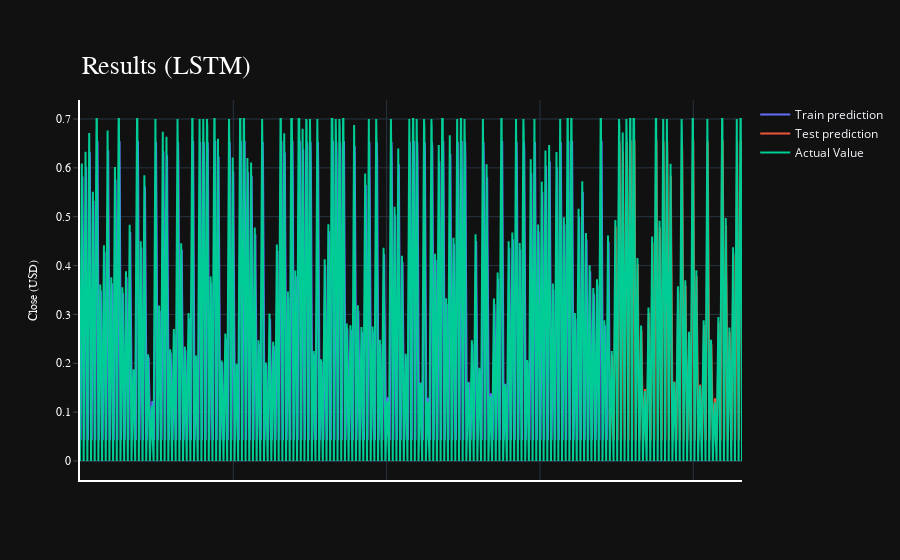

Notebook cell for this chart:
### Markdown cell above
## 7. 绘制图像

### Code cell
import plotly.express as px
import plotly.graph_objects as go

fig = go.Figure()
fig.add_trace(go.Scatter(go.Scatter(x=result.index, y=result[0],
                    mode='lines',
                    name='Train prediction')))
fig.add_trace(go.Scatter(x=result.index, y=result[1],
                    mode='lines',
                    name='Test prediction'))
fig.add_trace(go.Scatter(go.Scatter(x=result.index, y=result[2],
                    mode='lines',
                    name='Actual Value')))
fig.update_layout(
    xaxis=dict(
        showline=True,
        showgrid=True,
        showticklabels=False,
        linecolor='white',
        linewidth=2
    ),
    yaxis=dict(
        title_text='Close (USD)',
        titlefont=dict(
            family='Rockwell',
            size=12,
            color='white',
        ),
        showline=True,
        showgrid=True,
        showticklabels=True,
        linecolor='white',
        linewidth=2,
        ticks='outside',
        tickfont=dict(
            family='Rockwell',
            size=12,
            color='white',
        ),
    ),
    showlegend=True,
    template = 'plotly_dark'

)



annotations = []
annotations.append(dict(xref='paper', yref='paper', x=0.0, y=1.05,
                              xanchor='left', yanchor='bottom',
                              text='Results (LSTM)',
                              font=dict(family='Rockwell',
                                        size=26,
                                        color='white'),
                              showarrow=False))
fig.update_layout(annotations=annotations)

fig.show()

### Figure 1 — Plotly figure (JSON) as saved in the notebook; plotly's stock layout.template omitted (floating-point values rounded to 4 significant figures; data arrays with more than 128 entries replaced by an {"elided": "..."} marker saying what was removed)
{"data": [{"mode": "lines", "name": "Train prediction", "x": {"elided": "2160 int values"}, "y": {"elided": "2160 float values"}, "type": "scatter"}, {"mode": "lines", "name": "Test prediction", "x": {"elided": "2160 int values"}, "y": {"elided": "2160 float values"}, "type": "scatter"}, {"mode": "lines", "name": "Actual Value", "x": {"elided": "2160 int values"}, "y": {"elided": "2160 float values"}, "type": "scatter"}], "layout": {"xaxis": {"showline": true, "showgrid": true, "showticklabels": false, "linecolor": "white", "linewidth": 2}, "yaxis": {"title": {"font": {"family": "Rockwell", "size": 12, "color": "white"}, "text": "Close (USD)"}, "tickfont": {"family": "Rockwell", "size": 12, "color": "white"}, "showline": true, "showgrid": true, "showticklabels": true, "linecolor": "white", "linewidth": 2, "ticks": "outside"}, "showlegend": true, "annotations": [{"font": {"color": "white", "family": "Rockwell", "size": 26}, "showarrow": false, "text": "Results (LSTM)", "x": 0.0, "xanchor": "left", "xref": "paper", "y": 1.05, "yanchor": "bottom", "yref": "paper"}]}}
